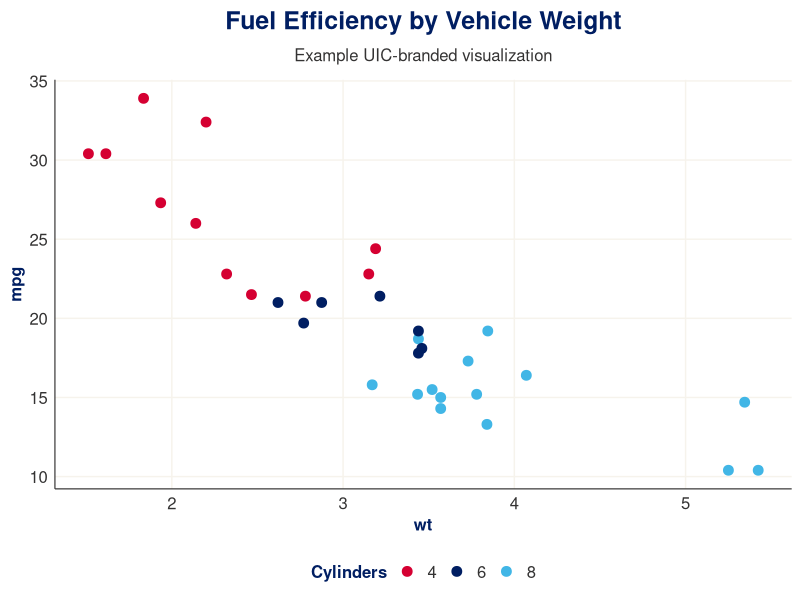

Write R code to recreate this figure.
##Creating UIC color theme## 
##K.Mercer 08/05/26##

library(ggplot2)

# UIC Brand Colors
uic_colors <- list(
  red         = "#D50032",  # Fire Engine Red
  navy        = "#001E62",  # Navy Pier Blue
  brick       = "#B10000",  # Chicago Brick
  slate       = "#A6C5D7",  # Second City Slate
  green       = "#00966C",  # Chicago River Green
  blue        = "#41B6E6",  # Chicago Blue
  maroon      = "#480002",  # Dark Maroon
  white       = "#FFFFFF",
  expo_white  = "#F6F3EC",
  beach       = "#FEF8E0",
  steel_gray  = "#343333",
  black       = "#000000"
)

theme_uic <- function(base_size = 12,
                      base_family = "sans") {
  
  theme_minimal(base_size = base_size,
                base_family = base_family) %+replace%
    
    theme(
      plot.background = element_rect(
        fill = uic_colors$white,
        color = NA
      ),
      
      panel.background = element_rect(
        fill = uic_colors$white,
        color = NA
      ),
      
      plot.title = element_text(
        size = rel(1.5),
        face = "bold",
        color = uic_colors$navy,
        margin = margin(b = 10)
      ),
      
      plot.subtitle = element_text(
        color = uic_colors$steel_gray,
        margin = margin(b = 12)
      ),
      
      plot.caption = element_text(
        color = uic_colors$steel_gray,
        size = rel(0.85)
      ),
      
      axis.title = element_text(
        color = uic_colors$navy,
        face = "bold"
      ),
      
      axis.text = element_text(
        color = uic_colors$steel_gray
      ),
      
      axis.line.x = element_line(
        color = uic_colors$steel_gray,
        linewidth = 0.4
      ),
      
      axis.line.y = element_line(
        color = uic_colors$steel_gray,
        linewidth = 0.4
      ),
      
      panel.grid.major = element_line(
        color = uic_colors$expo_white,
        linewidth = 0.5
      ),
      
      panel.grid.minor = element_blank(),
      
      legend.position = "bottom",
      
      legend.title = element_text(
        face = "bold",
        color = uic_colors$navy
      ),
      
      legend.text = element_text(
        color = uic_colors$steel_gray
      ),
      
      strip.background = element_rect(
        fill = uic_colors$navy,
        color = NA
      ),
      
      strip.text = element_text(
        color = "white",
        face = "bold"
      )
    )
}

# Discrete color scale
scale_color_uic <- function(...) {
  scale_color_manual(
    values = c(
      uic_colors$red,
      uic_colors$navy,
      uic_colors$blue,
      uic_colors$green,
      uic_colors$slate,
      uic_colors$brick
    ),
    ...
  )
}

scale_fill_uic <- function(...) {
  scale_fill_manual(
    values = c(
      uic_colors$red,
      uic_colors$navy,
      uic_colors$blue,
      uic_colors$green,
      uic_colors$slate,
      uic_colors$brick
    ),
    ...
  )
}
theme_uic()

#####Test in R #### 
ggplot(mtcars, aes(wt, mpg, color = factor(cyl))) +
  geom_point(size = 3) +
  scale_color_uic() +
  labs(
    title = "Fuel Efficiency by Vehicle Weight",
    subtitle = "Example UIC-branded visualization",
    color = "Cylinders"
  ) +
  theme_uic()
